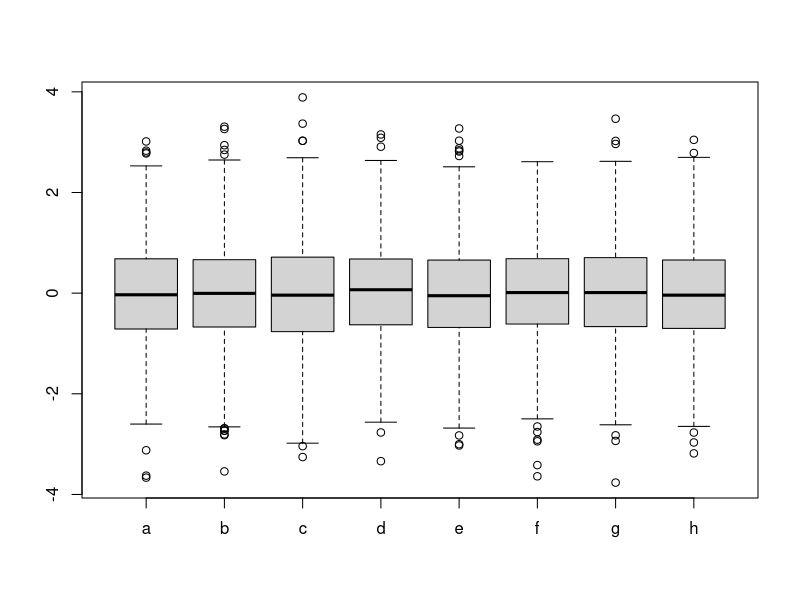
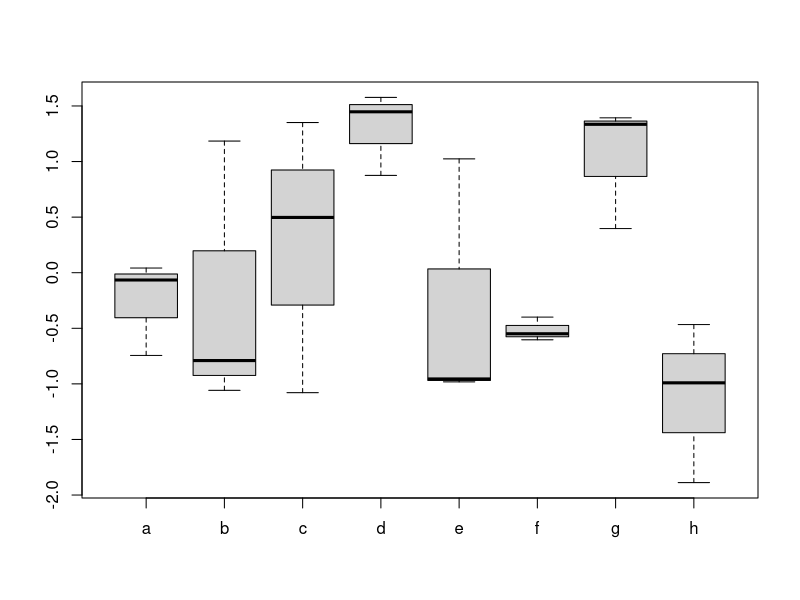
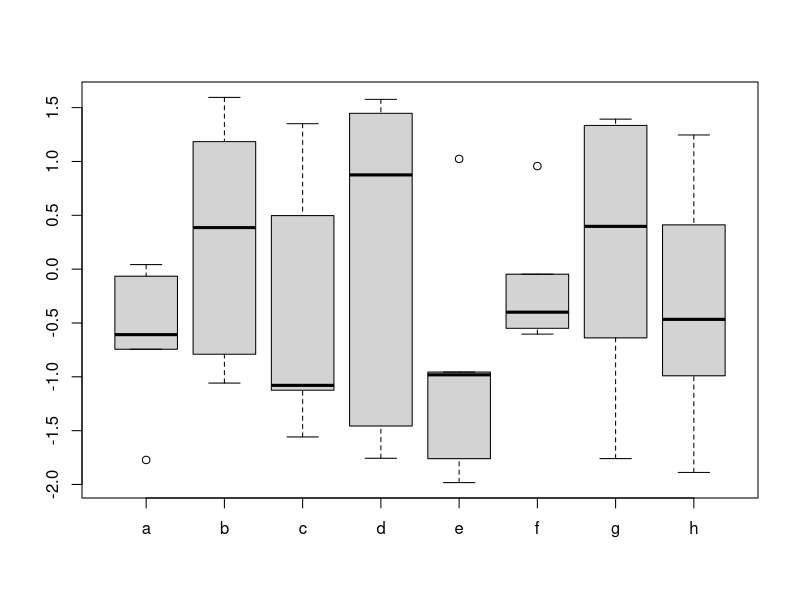
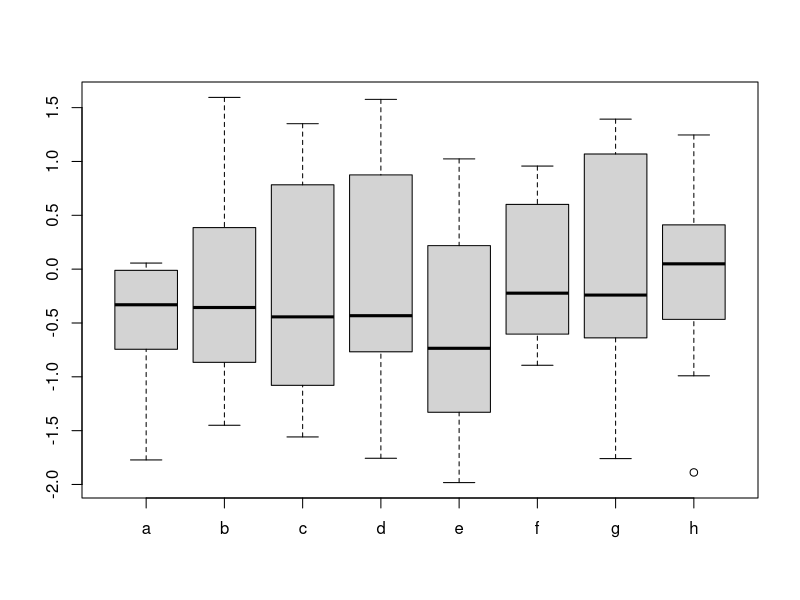
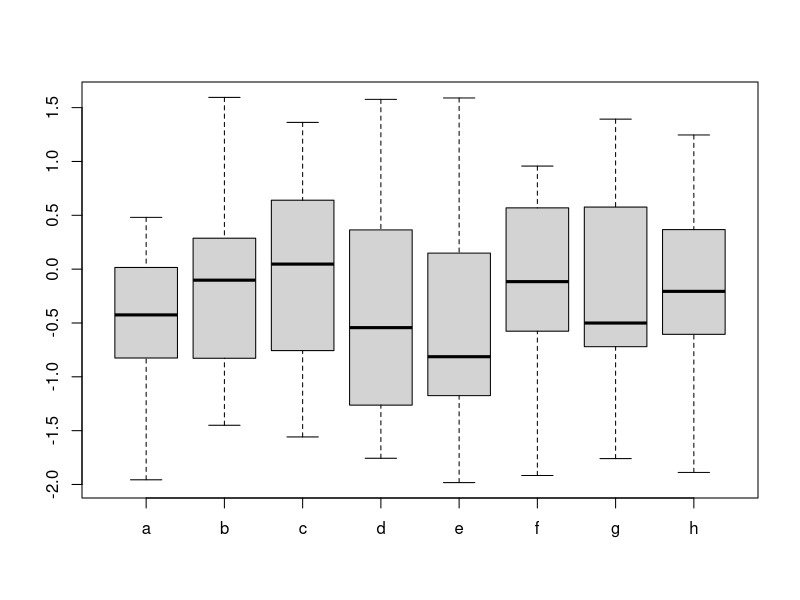
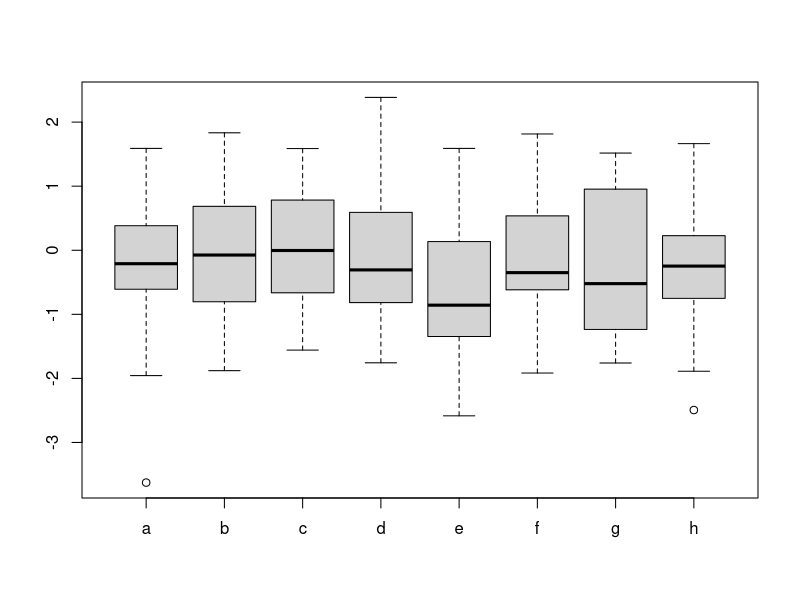
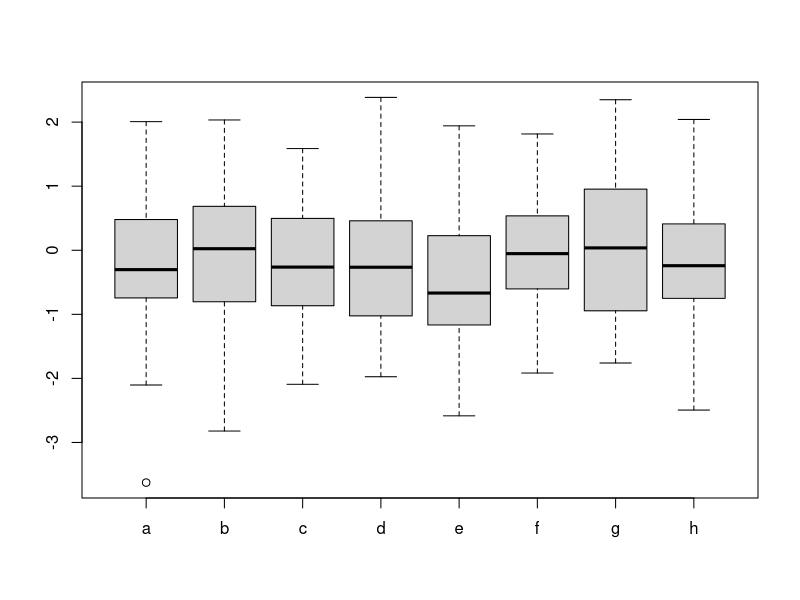
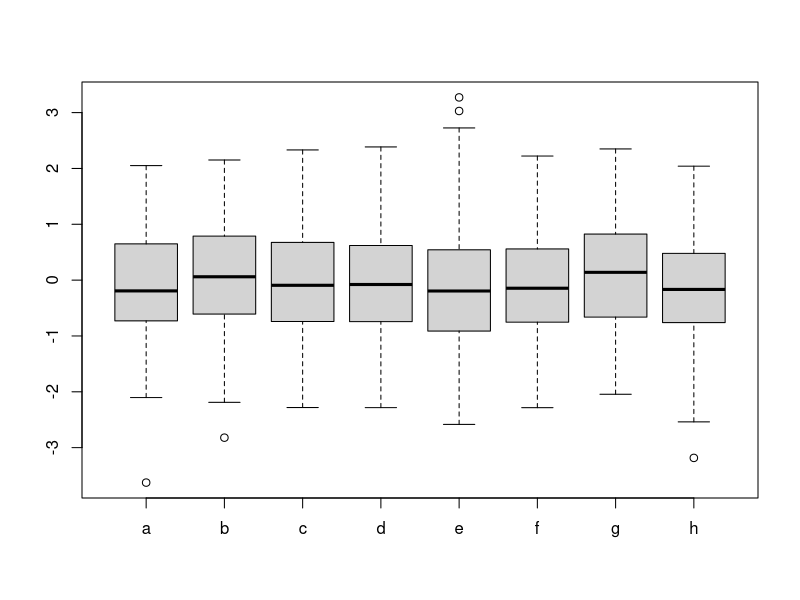

The R script that drew these images, in order:

# Set so sampling is consistent every time
set.seed(723)

# sample from normal distribution with mean 0 and sd 1

a<-rnorm(1000)
b<-rnorm(1000)
c<-rnorm(1000)
d<-rnorm(1000)
e<-rnorm(1000)
f<-rnorm(1000)
g<-rnorm(1000)
h<-rnorm(1000)

mean(a)
sd(a)
mean(b)
sd(b)
mean(c)
sd(c)
mean(d)
sd(d)
mean(e)
sd(e)
mean(f)
sd(f)
mean(g)
sd(g)
mean(h)
sd(h)

data_samp_1000<-data.frame(a,b,c,d,e,f,g,h)

#boxplots for different sample sizes

boxplot(data_samp_1000) #sample size of 1000 each

boxplot(data_samp_1000[1:3,]) #sample size of 3 each

boxplot(data_samp_1000[1:5,]) #sample size of 5 each

boxplot(data_samp_1000[1:10,]) #sample size of 10 each

boxplot(data_samp_1000[1:15,]) #sample size of 15 each

boxplot(data_samp_1000[1:30,]) #sample size of 30 each

boxplot(data_samp_1000[1:50,]) #sample size of 50 each

boxplot(data_samp_1000[1:100,]) #sample size of 100 each

# t tests for sample size of 30

t.test(a[1:30],b[1:30])

t.test(a[1:30],c[1:30])

t.test(a[1:30],d[1:30])

t.test(a[1:30],e[1:30])

t.test(a[1:30],f[1:30])

t.test(a[1:30],g[1:30])

t.test(a[1:30],h[1:30])

t.test(b[1:30],c[1:30])

t.test(b[1:30],d[1:30])

t.test(b[1:30],e[1:30]) # p-value = 0.04354

t.test(b[1:30],f[1:30])

t.test(b[1:30],g[1:30])

t.test(b[1:30],h[1:30])

t.test(c[1:30],d[1:30])

t.test(c[1:30],e[1:30]) # p-value = 0.008971

t.test(c[1:30],f[1:30])

t.test(c[1:30],g[1:30])

t.test(c[1:30],h[1:30])

t.test(d[1:30],e[1:30])

t.test(d[1:30],f[1:30])

t.test(d[1:30],g[1:30])

t.test(d[1:30],h[1:30])

t.test(e[1:30],f[1:30]) # p-value = 0.03811

t.test(e[1:30],g[1:30])

t.test(e[1:30],h[1:30])

t.test(f[1:30],g[1:30])

t.test(f[1:30],h[1:30])

t.test(g[1:30],h[1:30])

# testing with anova

treatment<-c(rep("a",30),rep("b",30),rep("c",30),rep("d",30),rep("e",30),rep("f",30),rep("g",30),rep("h",30))

outcome<-c(a[1:30],b[1:30],c[1:30],d[1:30],e[1:30],f[1:30],g[1:30],h[1:30])

samp30dataframe<-data.frame(outcome,treatment)

head(samp30dataframe)

samp30_aov <- aov(outcome ~ treatment, data = samp30dataframe)

summary(samp30_aov) # Not significant with ANOVA F value = 1.225, p-value = 0.29

# t-tests with corrections

pairwise.t.test(samp30dataframe$outcome, samp30dataframe$treatment)

pairwise.t.test(samp30dataframe$outcome, samp30dataframe$treatment, p.adjust.method = "BH")

pairwise.t.test(samp30dataframe$outcome, samp30dataframe$treatment, p.adjust.method = "bonferroni")  

pairwise.t.test(samp30dataframe$outcome, samp30dataframe$treatment, p.adjust.method = "fdr")  

# ANOVA with sample size of 3, each

treatment3samp<-c(rep("a",3),rep("b",3),rep("c",3),rep("d",3),rep("e",3),rep("f",3),rep("g",3),rep("h",3))

outcome3samp<-c(a[1:3],b[1:3],c[1:3],d[1:3],e[1:3],f[1:3],g[1:3],h[1:3])

samp3dataframe<-data.frame(outcome3samp,treatment3samp)

head(samp3dataframe)

samp3_aov <- aov(outcome3samp ~ treatment3samp, data = samp3dataframe)

summary(samp3_aov) # Significant with ANOVA F value = 2.837, p-value = 0.0399

TukeyHSD(samp3_aov) # d vs h is statistically significant even after correction, with p-adj = 0.0411657


# Try also t-test and ANOVA with random sampling from skewed distribution





# Look at correlations:

head(data_samp_1000)

plot(a,b)

plot(a[1:10],b[1:10])

plot(a,c)

plot(a[1:10],c[1:10])

plot(a,d)

plot(a[1:10],d[1:10])

plot(a,e)

plot(a[1:10],e[1:10])

plot(a,f)

plot(a[1:10],f[1:10])

plot(a,g)

plot(a[1:10],g[1:10])

plot(a,h)

plot(a[1:10],h[1:10])

# install.packages("ggpubr")

# library("ggpubr")

# cor(x, y, method = c("pearson", "kendall", "spearman"))
# cor.test(x, y, method=c("pearson", "kendall", "spearman"))

# Shapiro-Wilk normality test

shapiro.test(a[1:10])
shapiro.test(b[1:10])
shapiro.test(c[1:10])
shapiro.test(d[1:10])
shapiro.test(e[1:10])
shapiro.test(f[1:10])
shapiro.test(g[1:10])
shapiro.test(h[1:10])

test_cor_ab<-cor.test(a, b, method = "pearson")

test_cor_ab

test_cor_ab_10<-cor.test(a[1:10], b[1:10], method = "pearson")

test_cor_ab_10

test_cor_ac_10<-cor.test(a[1:10], c[1:10], method = "pearson")

test_cor_ac_10

test_cor_ad_10<-cor.test(a[1:10], d[1:10], method = "pearson")

test_cor_ad_10

test_cor_ae_10<-cor.test(a[1:10], e[1:10], method = "pearson")

test_cor_ae_10

test_cor_af_10<-cor.test(a[1:10], f[1:10], method = "pearson")

test_cor_af_10

test_cor_ag_10<-cor.test(a[1:10], g[1:10], method = "pearson")

test_cor_ag_10

test_cor_ah_10<-cor.test(a[1:10], h[1:10], method = "pearson")

test_cor_ah_10

test_cor_bc_10<-cor.test(b[1:10], c[1:10], method = "pearson")

test_cor_bc_10

test_cor_bd_10<-cor.test(b[1:10], d[1:10], method = "pearson")

test_cor_bd_10

test_cor_be_10<-cor.test(b[1:10], e[1:10], method = "pearson")

test_cor_be_10

test_cor_bf_10<-cor.test(b[1:10], f[1:10], method = "pearson")

test_cor_bf_10

test_cor_bg_10<-cor.test(b[1:10], g[1:10], method = "pearson")

test_cor_bg_10

test_cor_bh_10<-cor.test(b[1:10], h[1:10], method = "pearson")

test_cor_bh_10

test_cor_cd_10<-cor.test(c[1:10], d[1:10], method = "pearson")

test_cor_cd_10

test_cor_ce_10<-cor.test(c[1:10], e[1:10], method = "pearson")

test_cor_ce_10

test_cor_cf_10<-cor.test(c[1:10], f[1:10], method = "pearson")

test_cor_cf_10

test_cor_cg_10<-cor.test(c[1:10], g[1:10], method = "pearson")

test_cor_cg_10

test_cor_ch_10<-cor.test(c[1:10], h[1:10], method = "pearson")

test_cor_ch_10 # p-value = 0.02707, cor = -0.690495 

plot(c[1:10],h[1:10])

test_cor_de_10<-cor.test(d[1:10], e[1:10], method = "pearson")

test_cor_de_10

test_cor_df_10<-cor.test(d[1:10], f[1:10], method = "pearson")

test_cor_df_10

test_cor_dg_10<-cor.test(d[1:10], g[1:10], method = "pearson")

test_cor_dg_10 # p-value = 0.0398, cor = 0.6550618

plot(d[1:10],g[1:10])

test_cor_dh_10<-cor.test(d[1:10], h[1:10], method = "pearson")

test_cor_dh_10 # p-value = 0.01283, cor = -0.7481

plot(d[1:10],h[1:10])

test_cor_ef_10<-cor.test(e[1:10], f[1:10], method = "pearson")

test_cor_ef_10

test_cor_eg_10<-cor.test(e[1:10], g[1:10], method = "pearson")

test_cor_eg_10

test_cor_eh_10<-cor.test(e[1:10], h[1:10], method = "pearson")

test_cor_eh_10

test_cor_fg_10<-cor.test(f[1:10], g[1:10], method = "pearson")

test_cor_fg_10

test_cor_fh_10<-cor.test(f[1:10], h[1:10], method = "pearson")

test_cor_fh_10

test_cor_gh_10<-cor.test(g[1:10], h[1:10], method = "pearson")

test_cor_gh_10 # p-value = 0.02886, cor = -0.6849203

plot(g[1:10],h[1:10])

# correlation with large sample sizes

x<-rnorm(1000000)
y<-rnorm(1000000)

test_cor_xy_10<-cor.test(x[1:10], y[1:10], method = "pearson")

test_cor_xy_10 # p-value = 0.02066, cor = 0.712896

lm_1mil<-lm(y ~ x)

summary(lm_1mil) # with linear regression, ns

lm_10<-lm(y[1:10] ~ x[1:10])

summary(lm_10) # p-value: 0.02066, p-val = 0.0207 for slope = 0.7565

plot(x[1:10],y[1:10])

lm_15<-lm(y[1:15] ~ x[1:15])

summary(lm_15) # ns

plot(x[1:15],y[1:15])

lm_20<-lm(y[1:20] ~ x[1:20])

summary(lm_20) # ns

lm_25<-lm(y[1:25] ~ x[1:25])

summary(lm_25) # p-value: 0.04295, p-val = 0.043 for slope 0.46358

plot(x[1:25],y[1:25])

lm_30<-lm(y[1:30] ~ x[1:30])

summary(lm_30) # ns

lm_35<-lm(y[1:35] ~ x[1:35])

summary(lm_35) # p-value: 0.03058, p-val = 0.0306 for slope 0.3475

plot(x[1:35],y[1:35])

lm_40<-lm(y[1:40] ~ x[1:40])

summary(lm_40) # p-value: 0.01613, p-val = 0.0161 for slope 0.35923

plot(x[1:40],y[1:40])

lm_45<-lm(y[1:45] ~ x[1:45])

summary(lm_45) # p-value: 0.006304, p-val = 0.0063 for slope 0.38890

plot(x[1:45],y[1:45])

lm_50<-lm(y[1:50] ~ x[1:50])

summary(lm_50) # p-value: 0.00864, p-val = 0.00864 for slope 0.355432

plot(x[1:50],y[1:50])

lm_55<-lm(y[1:55] ~ x[1:55])

summary(lm_55) # p-value: 0.02148, p-val = 0.0215 for slope 0.29863

plot(x[1:55],y[1:55])

lm_60<-lm(y[1:60] ~ x[1:60])

summary(lm_60) # p-value: 0.0241, p-val = 0.0241 for slope 0.2901

plot(x[1:60],y[1:60])

lm_65<-lm(y[1:65] ~ x[1:65])

summary(lm_65) # p-value: 0.01133, p-val = 0.0113 for slope 0.31303

plot(x[1:65],y[1:65])

lm_70<-lm(y[1:70] ~ x[1:70])

summary(lm_70) # p-value: 0.005404, p-val = 0.0054 for slope 0.32522

plot(x[1:70],y[1:70])

lm_75<-lm(y[1:75] ~ x[1:75])

summary(lm_75) # ns

plot(x[1:75],y[1:75])

lm_80<-lm(y[1:80] ~ x[1:80])

summary(lm_80) # ns

lm_85<-lm(y[1:85] ~ x[1:85])

summary(lm_85) # ns

plot(x[1:85],y[1:85])

lm_90<-lm(y[1:90] ~ x[1:90])

summary(lm_90) # ns

lm_95<-lm(y[1:95] ~ x[1:95])

summary(lm_95) # ns

plot(x[1:95],y[1:95])

lm_100<-lm(y[1:100] ~ x[1:100])

summary(lm_100) # ns

lm_150<-lm(y[1:150] ~ x[1:150])

summary(lm_150) # ns

lm_1000<-lm(y[1:1000] ~ x[1:1000])

summary(lm_1000) # ns

lm_10000<-lm(y[1:10000] ~ x[1:10000])

summary(lm_10000) # ns

lm_100000<-lm(y[1:100000] ~ x[1:100000])

summary(lm_100000) # ns

